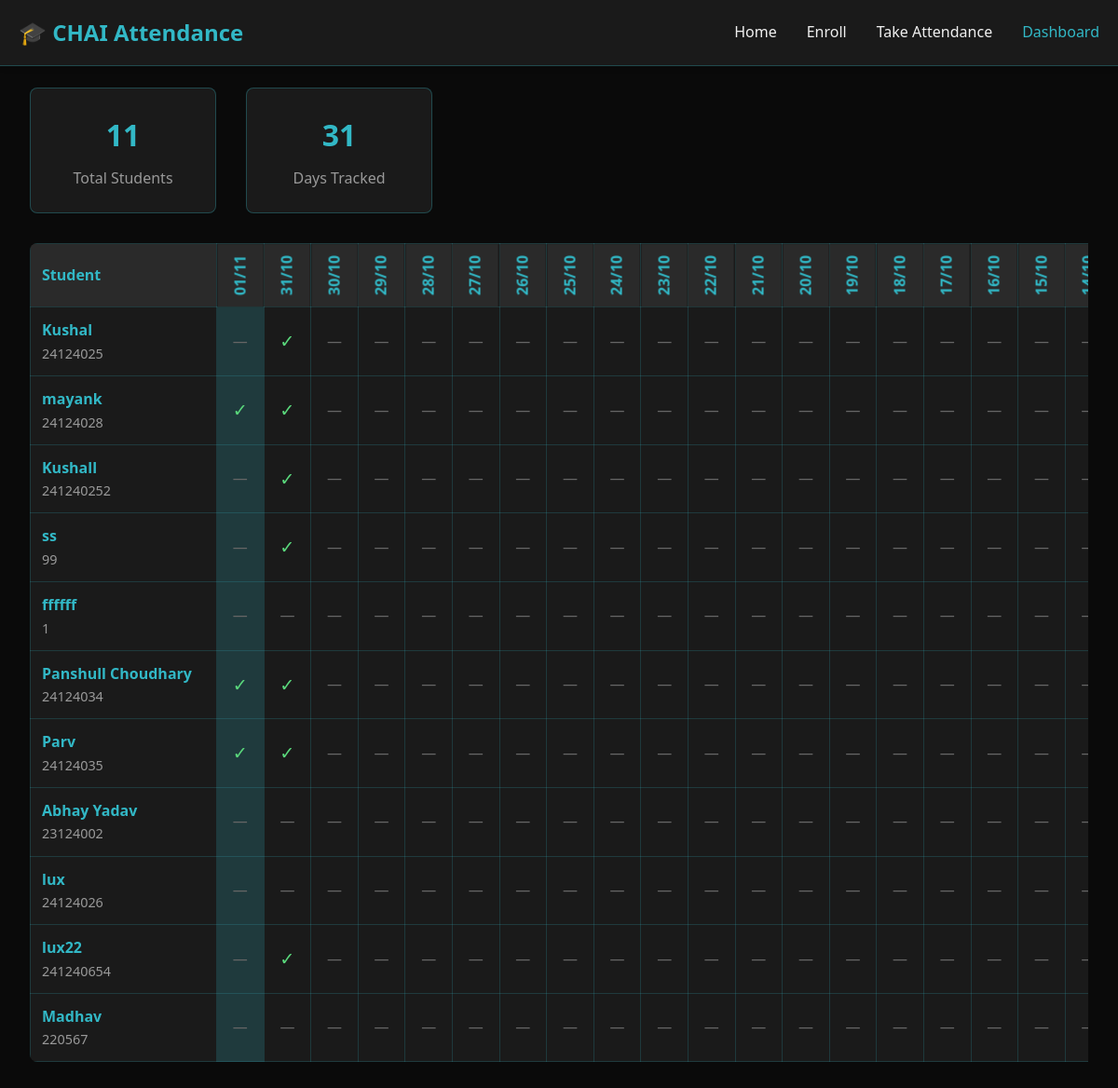
/dashboard, run on the app's committed database.
### database/models.py (models this page shows)
class Student(Base):
    __tablename__ = "students"
    id = Column(Integer, primary_key=True)
    name = Column(String)
    roll_no = Column(String, unique=True)
    class_name = Column(String)
    image_path = Column(String)

### app.py (the view)
@app.route('/dashboard')
def dashboard():
    students = db_service.list_students()
    end_date = datetime.now().date()
    start_date = end_date - timedelta(days=30)
    attendance_dict = db_service.get_attendance_by_date_range(start_date, end_date)
    date_list = []
    current_date = end_date
    while current_date >= start_date:
        date_list.append(current_date)
        current_date -= timedelta(days=1)
    attendance_grid = []
    for student in students:
        student_key = (student.id, student.roll_no, student.name)
        row = {
            'id': student.id,
            'roll_no': student.roll_no,
            'name': student.name,
            'attendance': attendance_dict.get(student_key, {})
        }
        attendance_grid.append(row)
    return render_template('dashboard.html',
                         students=attendance_grid,
                         dates=date_list,
                         today=end_date)

### services/database_service.py (called while the page is built)
    def list_students(self):
        return self.session.query(Student).all()

### templates/dashboard.html (shortened to what this page needs)
<!DOCTYPE html>
<html lang="en">
<head>
    <link rel="stylesheet" href="{{ url_for('static', filename='css/style.css') }}">
</head>
<body>
    <nav class="navbar">
        <div class="container">
            <h1 class="logo">🎓 CHAI Attendance</h1>
            <div class="nav-links">
                <a href="/">Home</a>
                <a href="/enroll">Enroll</a>
                <a href="/attendance">Take Attendance</a>
                <a href="/dashboard" class="active">Dashboard</a>
            </div>
        </div>
    </nav>
    <div class="dashboard-container">
        <h2>📊 Attendance Dashboard</h2>
        <div class="stats">
            <div class="stat-card">
                <div class="stat-value">{{ students|length }}</div>
                <div class="stat-label">Total Students</div>
            </div>
            <div class="stat-card">
                <div class="stat-value">{{ dates|length }}</div>
                <div class="stat-label">Days Tracked</div>
            </div>
        </div>
        <div style="overflow-x: auto;">
            <table class="attendance-table">
                <thead>
                    <tr>
                        <th class="student-col">Student</th>
                        {% for date in dates %}
                        <th class="date-header {% if date == today %}today{% endif %}">
                            {{ date.strftime('%d/%m') }}
                        </th>
                        {% endfor %}
                    </tr>
                </thead>
                <tbody>
                    {% for student in students %}
                    <tr>
                        <td class="student-info">
                            <div class="student-name">{{ student.name }}</div>
                            <div class="student-roll">{{ student.roll_no }}</div>
                        </td>
                        {% for date in dates %}
                        <td class="{% if date == today %}today{% endif %}">
                            {% if date in student.attendance %}
                            <div class="tooltip present">
                                ✓
                            </div>
                            {% else %}
                            <span class="absent">—</span>
                            {% endif %}
                        </td>
                        {% endfor %}
                    </tr>
                    {% endfor %}
                </tbody>
            </table>
        </div>
    </div>
</body>
</html>

### static/css/style.css (style rules this page uses)
:root { --color-primary: #32b8c6; --color-primary-hover: #29a4b0; --color-bg: #fcfcf9; --color-surface: #fffffd; --color-text: #134252; --color-text-secondary: #626c71; --color-border: rgba(94, 82, 64, 0.2); --color-success: #21808d; --color-error: #c0152f; --font-base: 'Segoe UI', system-ui, sans-serif; }
* { margin: 0; padding: 0; box-sizing: border-box; }
body { font-family: var(--font-base); background: var(--color-bg); color: var(--color-text); line-height: 1.6; }
.container { max-width: 1200px; margin: 0 auto; padding: 0 20px; }
.navbar { background: var(--color-surface); box-shadow: 0 2px 8px rgba(0,0,0,0.05); padding: 1rem 0; position: fixed; width: 100%; top: 0; z-index: 1000; }
.navbar .container { display: flex; justify-content: space-between; align-items: center; }
.logo { font-size: 1.5rem; color: var(--color-primary); }
.nav-links { display: flex; gap: 2rem; }
.nav-links a { color: var(--color-text-secondary); text-decoration: none; font-weight: 500; transition: color 0.3s; }
.nav-links a:hover, .nav-links a.active { color: var(--color-primary); }
.stat-card { background: var(--color-surface); border: 1px solid var(--color-border); border-radius: 12px; padding: 2rem; text-align: center; }

### templates/dashboard.html (style rules this page uses)
body { background: #0a0a0a; color: #f0f0f0; }
.dashboard-container { padding: 2rem; max-width: 100%; overflow-x: auto; }
h2 { color: #32b8c6; margin-bottom: 1.5rem; }
.attendance-table { width: 100%; border-collapse: collapse; background: #1a1a1a; border-radius: 8px; overflow: hidden; }
.attendance-table th, .attendance-table td { padding: 12px; text-align: center; border: 1px solid rgba(50, 184, 198, 0.2); }
.attendance-table th { background: #2a2a2a; color: #32b8c6; font-weight: 600; position: sticky; top: 0; z-index: 10; }
.attendance-table th.student-col { text-align: left; min-width: 200px; }
.attendance-table td.student-info { text-align: left; font-weight: 500; }
.date-header { writing-mode: vertical-rl; transform: rotate(180deg); white-space: nowrap; min-width: 40px; }
.today { background: rgba(50, 184, 198, 0.2); }
.present { color: #5ad87c; font-size: 1.2rem; cursor: pointer; }
.absent { color: #666; font-size: 1rem; }
.student-name { font-weight: 600; color: #32b8c6; }
.student-roll { color: #999; font-size: 0.9rem; }
.stats { display: flex; gap: 2rem; margin-bottom: 2rem; flex-wrap: wrap; }
.stat-card { background: #1a1a1a; padding: 1.5rem; border-radius: 8px; border: 1px solid rgba(50, 184, 198, 0.3); min-width: 200px; }
.stat-value { font-size: 2rem; color: #32b8c6; font-weight: 600; }
.stat-label { color: #999; margin-top: 0.5rem; }
.tooltip { position: relative; display: inline-block; }
.navbar { background: #1a1a1a; border-bottom: 1px solid rgba(50, 184, 198, 0.3); }
.navbar a { color: #f0f0f0; }
.navbar a.active { color: #32b8c6; }

### data on the page
Student: name "Kushal", roll_no "24124025"
Student: name "mayank", roll_no "24124028"
Student: name "Kushall", roll_no "241240252"
Student: name "ss", roll_no "99"
Student: name "ffffff", roll_no "1"
Student: name "Panshull Choudhary", roll_no "24124034"
Student: name "Parv", roll_no "24124035"
Student: name "Abhay Yadav", roll_no "23124002"
Student: name "lux", roll_no "24124026"
Student: name "lux22", roll_no "241240654"
Student: name "Madhav", roll_no "220567"

### other printed values
{{ students|length }} "11"
{{ dates|length }} "31"
{{ date.strftime('%d/%m') }} "01/11" "31/10" "30/10" "29/10" "28/10" "27/10" "26/10" "25/10" "24/10" "23/10" "22/10" "21/10" "20/10" "19/10" "18/10" "17/10" "16/10" "15/10"
